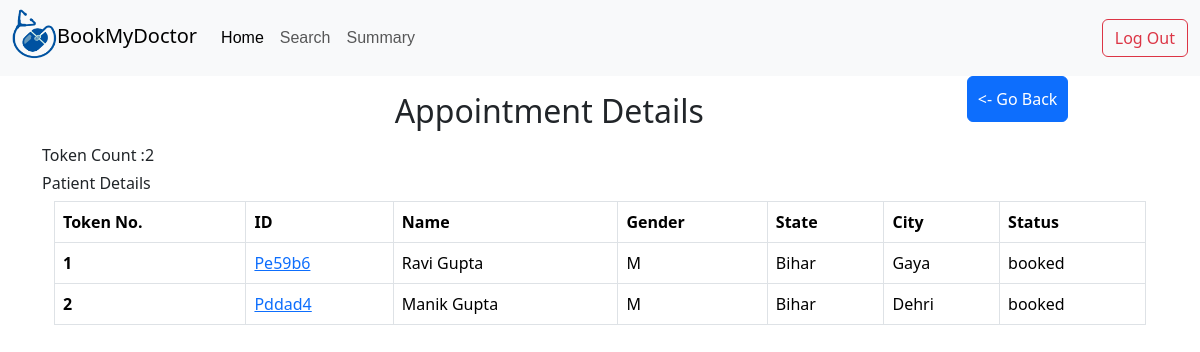
Screenshot of /AP0a5da/appointment/details with the database file from the repository.
### application/models.py (models this page shows)
class Appointment(db.Model):
    id=db.Column(db.String(),primary_key=True)
    date=db.Column(db.Date)
    slotid=db.Column(db.String(),db.ForeignKey('slots.id'))
    availability=db.Column(db.Boolean,default=True)
    tokenCount=db.Column(db.Integer,default=0)
    patientlists=db.relationship('Patientlist',backref='appointment')

class Patientlist(db.Model):
    id=db.Column(db.String(),primary_key=True)
    aid=db.Column(db.String(),db.ForeignKey('appointment.id'))
    pid=db.Column(db.String(),db.ForeignKey('patient.id'))
    token=db.Column(db.Integer)
    status=db.Column(db.String(),default='booked')

class Patient(db.Model):
    id=db.Column(db.String(),primary_key=True)
    name=db.Column(db.String())
    gender=db.Column(db.String(1))
    state=db.Column(db.String())
    city=db.Column(db.String())
    record=db.Column(db.Text)
    d_added=db.Column(db.DateTime)
    uid=db.Column(db.String(),db.ForeignKey('user.id'))
    patientlists=db.relationship('Patientlist',backref='patient')

### application/controllers.py (the view)
@app.route('/<appId>/appointment/details')
def appoinmentDetails(appId):
    app=Appointment.query.get(appId)
    return render_template('appointment_details.html',Appointment=app,patientlist=[(i,Patient.query.get(i.pid)) for i in app.patientlists])

### templates/appointment_details.html (shortened to what this page needs)
{%extends 'adminbase.html'%}
{%block content%}
<div class="d-flex justify-content-around">
   <h2 class="text-center mt-3 mb-3">Appointment Details</h2>
<div>
   <a type="button" class="btn btn-primary" href="/admin/dashboard" ><- Go Back </a>
 </div>
</div>
<div class="container">
   <div><h6>Token Count :{{Appointment.tokenCount}}</h6></div>
   <h6>Patient Details</h6>
   <div class="container table-responsive">
      <table class="table table-hover table-bordered table-responsive">
         <thead>
           <tr>
             <th scope="col">Token No.</th>
             <th scope="col">ID</th>
             <th scope="col">Name</th>
             <th scope="col">Gender</th>
             <th scope="col">State</th>
             <th scope="col">City</th>
             <th scope="col">Status</th>
           </tr>
         </thead>
         <tbody>
           {%for list,patient in patientlist%}
           <tr>
             <th scope="row">{{list.token}}</th>
             <td><a href="/{{list.pid}}/patient/details">{{list.pid}}</a></td>
             <td>{{patient.name}}</td>
             <td>{{patient.gender}}</td>
             <td>{{patient.state}}</td>
             <td>{{patient.city}}</td>
             <td>{{list.status}}</td>
           </tr>
          {%endfor%}
         </tbody>
       </table>
   </div>
</div>
{%endblock%}

### static/detailsbase.css (style rules this page uses)
.btn.btn.btn-primary { padding: 10px; }

### rows the page displays
Appointment: tokenCount "2"
Patientlist: token "1", pid "Pe59b6", name "Ravi Gupta", gender "M", state "Bihar", city "Gaya", status "booked"
Patientlist: token "2", pid "Pddad4", name "Manik Gupta", gender "M", state "Bihar", city "Dehri", status "booked"
